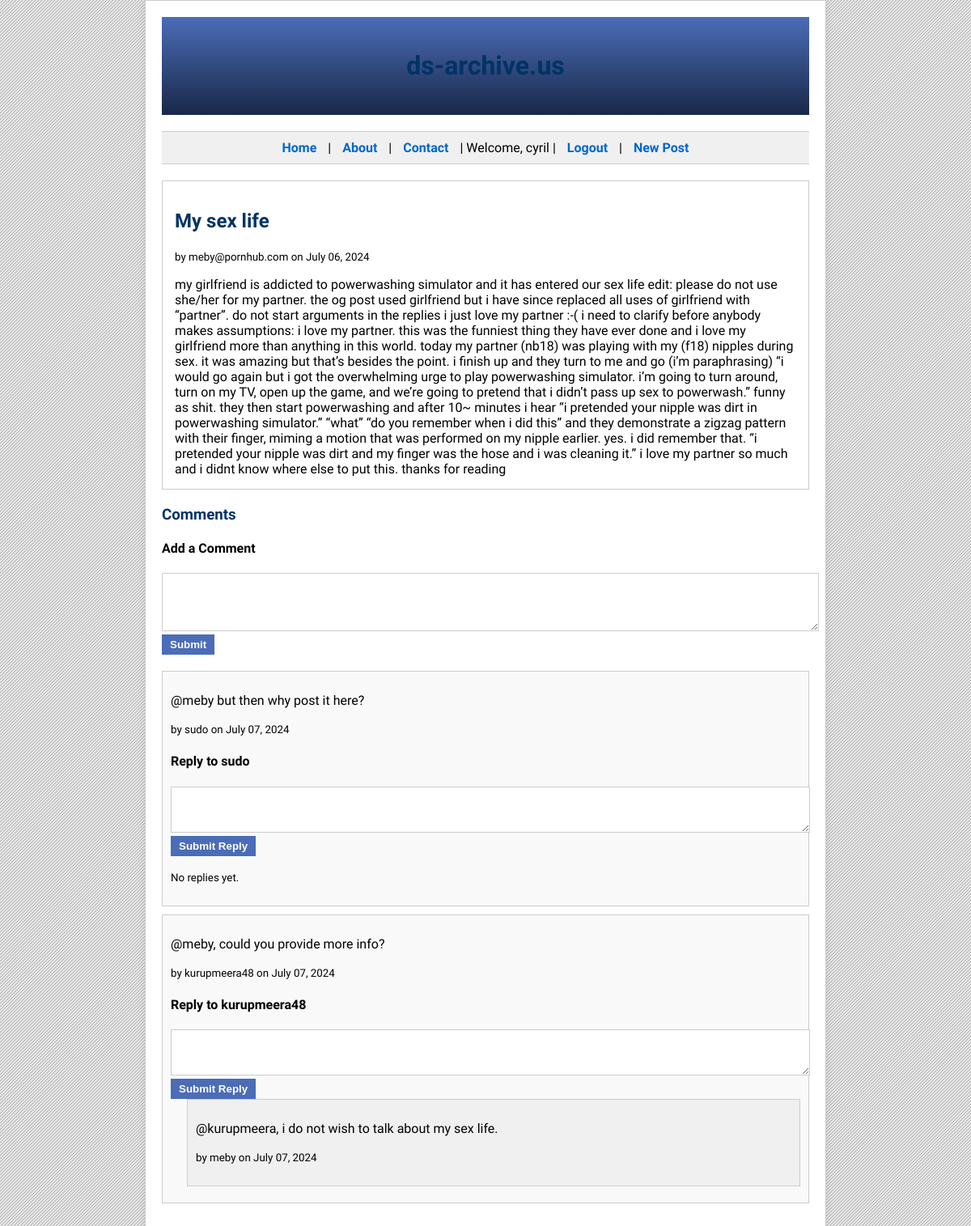
Page /api/posts/14 (signed in) on the committed database.
### app/db.py (models this page shows)
class BlogPost(Base):
    __tablename__ = 'blog_posts'
    id = Column(Integer, primary_key=True)
    title = Column(String(100), nullable=False)
    content = Column(String(1000), nullable=False)
    author = Column(String(50), nullable=False)
    created_at = Column(DateTime, default=datetime.utcnow)
    comments = relationship('Comment', back_populates='post')

class Comment(Base):
    __tablename__ = 'comments'
    id = Column(Integer, primary_key=True)
    content = Column(String(255), nullable=False)
    author = Column(String(50), nullable=False)
    created_at = Column(DateTime, default=datetime.utcnow)
    post_id = Column(Integer, ForeignKey('blog_posts.id'))
    parent_comment_id = Column(Integer, ForeignKey('comments.id'))
    replies = relationship('Comment',
                           cascade='all, delete-orphan',
                           backref=backref('parent', remote_side=[id], uselist=False),
                           remote_side=[parent_comment_id],
                           lazy=True)
    post = relationship('BlogPost', back_populates='comments')

### app/routes.py (the view)
@api.route("/posts/<int:post_id>", methods=['GET'])
def get_post(post_id):
    if request.method=='GET':
        current_user = session.get('user_email')
        post = db.get_post(post_id)
        return render_template('post.html', post=post, user=current_user)

### app/db.py (called while the page is built)
    def get_post(self, post_id):
        return self.session.query(BlogPost).filter_by(id=post_id).one_or_none()

### app/templates/post.html (shortened to what this page needs)
<!DOCTYPE html>
<html lang="en">
<head>
</head>
<body>
    <div class="container">
        <header>
            <h1>ds-archive.us</h1>
        </header>
        <nav>
            <a href="#">Home</a> |
            <a href="#">About</a> |
            <a href="#">Contact</a> |
            {% if user %}
                <span>Welcome, {{ user.split('@')[0] }}</span> |
                <a href="{{ url_for('api.logout') }}">Logout</a> |
                <a href="{{ url_for('api.create_blog_post') }}">New Post</a>
            {% else %}
                <a href="{{ url_for('api.login') }}">Login</a> |
                <a href="{{ url_for('api.register') }}">Register</a>
            {% endif %}
        </nav>
        <div class="post-content">
            <h2>{{ post.title }}</h2>
            <p><small>by {{ post.author }} on {{ post.created_at.strftime('%B %d, %Y') }}</small></p>
            <div>
                {{ post.content }}
            </div>
        </div>
        <h3>Comments</h3>
        {% if user %}
            <div style="margin-bottom: 20px;">
                <h4>Add a Comment</h4>
                <form action="{{ url_for('api.add_comment', post_id=post.id) }}" method="POST">
                    <textarea name="content" rows="4" required></textarea>
                    <button type="submit" class="button">Submit</button>
                </form>
            </div>
        {% else %}
            <p>You must <a href="{{ url_for('api.login') }}">login</a> to add a comment.</p>
        {% endif %}
        {% for comment in post.comments if not comment.parent_comment_id %}
            <div class="comment">
                <p>{{ comment.content }}</p>
                <p><small>by {{ comment.author.split('@')[0] }} on {{ comment.created_at.strftime('%B %d, %Y') }}</small></p>
                {% if user %}
                    <div style="margin-top: 10px;">
                        <h4>Reply to {{ comment.author.split('@')[0] }}</h4>
                        <form action="{{ url_for('api.add_comment', post_id=post.id) }}" method="POST">
                            <textarea name="content" rows="3" required></textarea>
                            <button type="submit" class="button">Submit Reply</button>
                        </form>
                    </div>
                {% endif %}
                {% if comment.replies %}
                    {% for reply in comment.replies %}
                        <div class="reply">
                            <p>{{ reply.content }}</p>
                            <p><small>by {{ reply.author.split('@')[0] }} on {{ reply.created_at.strftime('%B %d, %Y') }}</small></p>
                        </div>
                    {% endfor %}
                {% else %}
                    <p><small>No replies yet.</small></p>
                {% endif %}
            </div>
        {% endfor %}
    </div>
</body>
</html>

### app/templates/post.html (style rules this page uses)
body { font-family: 'Trebuchet MS', Arial, sans-serif; margin: 0; padding: 0; }
.container { width: 80%; max-width: 800px; margin: 0 auto; background-color: #ffffff; border: 1px solid #cccccc; box-shadow: 0 0 10px rgba(0,0,0,0.1); padding: 20px; }
header { background: linear-gradient(to bottom, #4b6cb7 0%, #182848 100%); color: #ffffff; padding: 20px; text-align: center; margin-bottom: 20px; }
h1, h2, h3 { color: #003366; }
nav { background-color: #f0f0f0; border-top: 1px solid #cccccc; border-bottom: 1px solid #cccccc; padding: 10px; text-align: center; margin-bottom: 20px; }
nav a { color: #0066cc; text-decoration: none; margin: 0 10px; font-weight: bold; }
.post-content { border: 1px solid #cccccc; padding: 15px; margin-bottom: 20px; background-color: #ffffff; }
.comment, .reply { border: 1px solid #cccccc; padding: 10px; margin-bottom: 10px; background-color: #f9f9f9; }
.reply { margin-left: 20px; background-color: #f0f0f0; }
.button { background-color: #4b6cb7; color: #ffffff; border: none; padding: 5px 10px; cursor: pointer; font-weight: bold; }
textarea { width: 100%; padding: 5px; border: 1px solid #cccccc; }

### rows in the picture
BlogPost: title "My sex life", author "meby@pornhub.com", created_at "July 06, 2024", content "my girlfriend is addicted to powerwashing simulator and it has entered our sex life edit: please do not use she/her for my partner. the og post used girlfriend but i have since replaced all uses of girlfriend with “partner”. do not start arguments in the replies i just love my partner :-( i need to clarify before anybody makes assumptions: i love my partner. this was the funniest thing they have ever done and i love my girlfriend more than anything in this world. today my partner (nb18) was playing with my (f18) nipples during sex. it was amazing but that’s besides the point. i finish up and they turn to me and go (i’m paraphrasing) “i would go again but i got the overwhelming urge to play…"
Comment: content "@meby but then why post it here?", author "sudo", created_at "July 07, 2024", shows "No replies yet."
Comment: content "@meby, could you provide more info?", author "kurupmeera48", created_at "July 07, 2024"
Comment: content "@kurupmeera, i do not wish to talk about my sex life.", author "meby", created_at "July 07, 2024"

### other values in the picture
{{ user.split('@')[0] }} "cyril"
